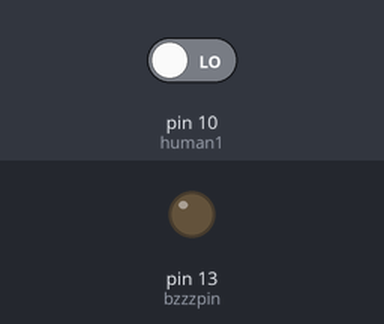
Bench run of a sketch on a simulated Arduino Uno, built with avr-gcc and run on an emulated ATmega328P. Parts: output pins drawn as LEDs (lit = HIGH). The inputs (shaded band) are chosen by the test bench; at power-on: pin 10 (human1) LOW.

Above: at 1.2 s.
1.3 s: pin 10 (human1) driven HIGH
At 1.8 s:
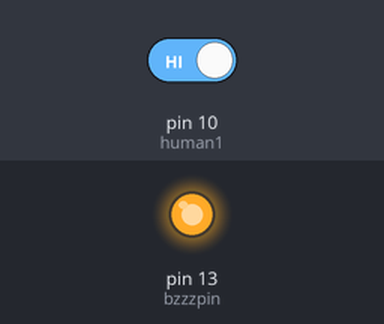
4.3 s: pin 10 (human1) driven LOW
At 6.2 s:
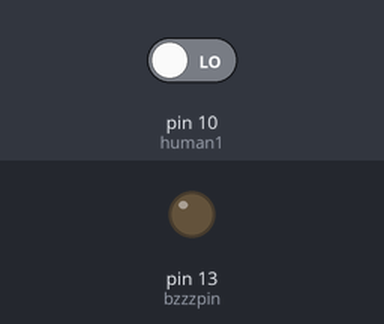
Timing chart, 0 to 7.7 s (numbered marks = the images above; inputs shaded):
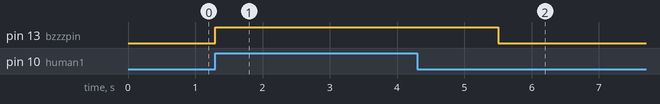

Measured:
- after the input at 1.3 s, pin 13 (bzzzpin): LOW → HIGH at once
- after the input at 4.3 s, pin 13 (bzzzpin): HIGH → LOW after 1.2 s

The sketch:

human.ino
```cpp
int human1=10;
int state=0;
int bzzzpin=13;
void setup() {
  // put your setup code here, to run once:
  Serial.begin(9600);
  pinMode (human1,INPUT);
  pinMode(bzzzpin,OUTPUT);
}

void loop() {
 state=digitalRead(human1);
 if(state==HIGH)
{ digitalWrite(bzzzpin,HIGH);
delay(2000);
}
 delay(100);
 digitalWrite(bzzzpin,LOW);
 // put your main code here, to run repeatedly:

}
```
